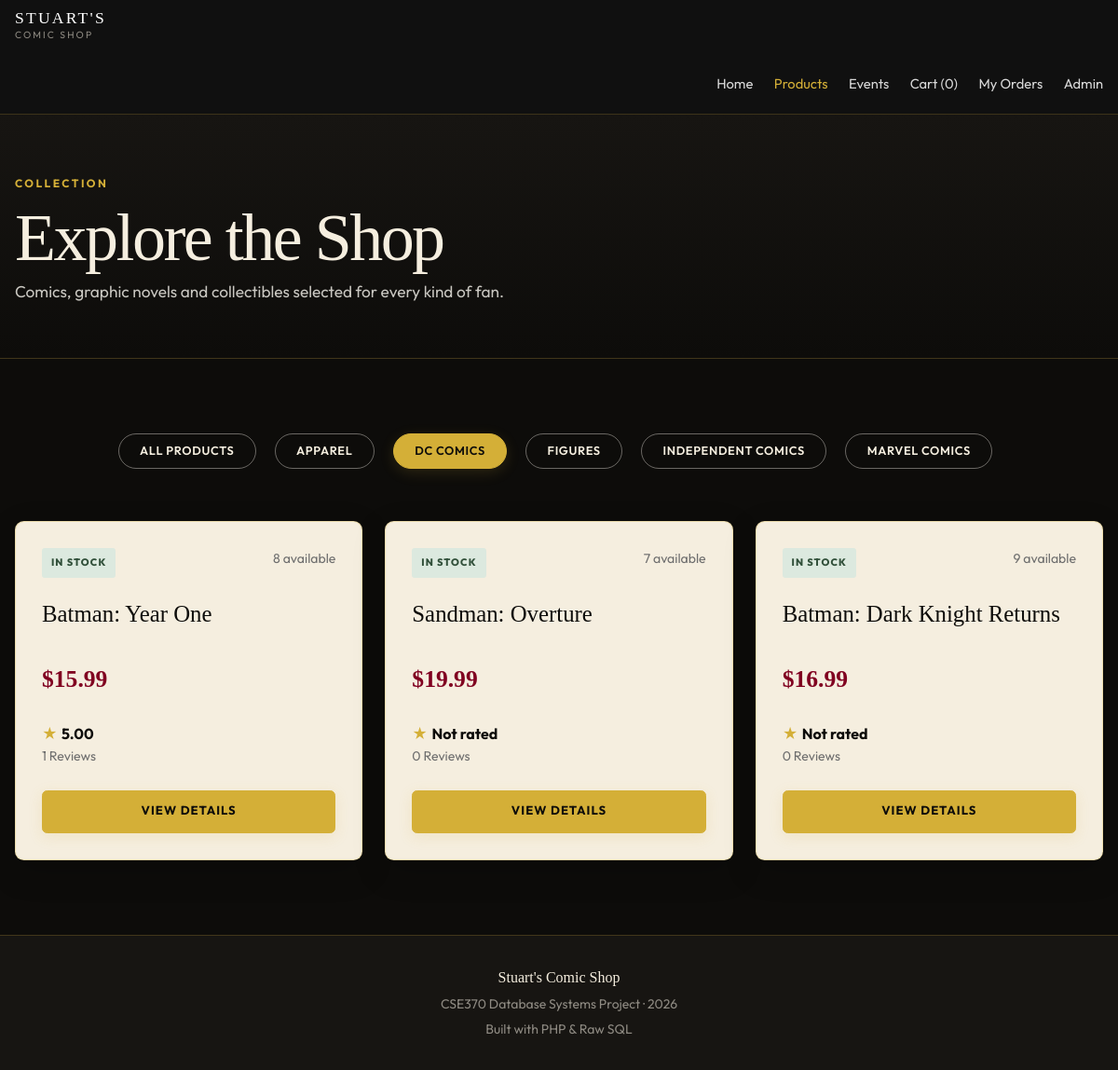
Screenshot of /products.php?category=1 with the database file from the repository.
### tables this page shows
CREATE TABLE Categories (
    category_id INT PRIMARY KEY AUTO_INCREMENT,
    name VARCHAR(50) NOT NULL UNIQUE
);

CREATE TABLE Products (
    product_id INT PRIMARY KEY AUTO_INCREMENT,
    name VARCHAR(150) NOT NULL,
    price DECIMAL(10,2) NOT NULL CHECK (price >= 0),
    stock INT NOT NULL DEFAULT 0 CHECK (stock >= 0),
    category_id INT NULL,
    CONSTRAINT fk_products_category
        FOREIGN KEY (category_id) REFERENCES Categories(category_id)
        ON DELETE SET NULL
);

### products.php (the view, shortened to what this page needs)
<?php
include "config/db.php";
$category_filter = filter_input(INPUT_GET, 'category', FILTER_VALIDATE_INT);
$cat_sql = "SELECT category_id, name FROM Categories ORDER BY name";
$cat_result = mysqli_query($conn, $cat_sql);
$categories = [];
if ($cat_result) {
    while ($row = mysqli_fetch_assoc($cat_result)) {
        $categories[] = $row;
    }
}
if ($category_filter) {
    $sql = "SELECT
                p.product_id,
                p.name,
                p.price,
                p.stock,
                prs.average_rating,
                COALESCE(prs.total_reviews, 0) AS total_reviews
            FROM Products p
            LEFT JOIN product_rating_summary prs
                ON p.product_id = prs.product_id
            WHERE p.category_id = ?
            ORDER BY p.product_id";
    $stmt = mysqli_prepare($conn, $sql);
    mysqli_stmt_bind_param($stmt, "i", $category_filter);
    mysqli_stmt_execute($stmt);
    $result = mysqli_stmt_get_result($stmt);
}
?>
<!doctype html>
<html lang="en">
<head>
    <link href="https://cdn.jsdelivr.net/npm/bootstrap@5.3.3/dist/css/bootstrap.min.css" rel="stylesheet">
    <link href="assets/css/style.css" rel="stylesheet">
</head>
<body>
<div class="site-shell">
    <nav class="navbar navbar-expand-lg site-nav" data-bs-theme="dark">
        <div class="content-width">
            <a class="navbar-brand brand-lockup" href="index.php">
                <span class="brand-main">STUART'S</span>
                <span class="brand-sub">Comic Shop</span>
            </a>
            <div class="collapse navbar-collapse" id="mainNavigation">
                <div class="navbar-nav ms-auto">
                    <a class="nav-link" href="index.php">Home</a>
                    <a class="nav-link active" href="products.php">Products</a>
                    <a class="nav-link" href="events.php">Events</a>
                    <a class="nav-link" href="cart.php">Cart (<?php echo isset($_SESSION['cart']) ? count($_SESSION['cart']) : 0; ?>)</a>
                    <a class="nav-link" href="customer/order-history.php">My Orders</a>
                    <a class="nav-link" href="admin/dashboard.php">Admin</a>
                </div>
            </div>
        </div>
    </nav>
    <main class="site-main">
        <header class="page-header">
            <div class="content-width">
                <p class="eyebrow">Collection</p>
                <h1 class="page-title">Explore the Shop</h1>
                <p class="page-intro mb-0">Comics, graphic novels and collectibles selected for every kind of fan.</p>
            </div>
        </header>
        <section class="section-space">
            <div class="content-width">
                <div class="category-filters text-center mb-5">
                    <a href="products.php" class="btn btn-sm <?php echo !$category_filter ? 'btn-premium' : 'btn-outline-premium'; ?> me-2 mb-2">All Products</a>
                    <?php foreach ($categories as $cat): ?>
                        <a href="products.php?category=<?php echo $cat['category_id']; ?>" class="btn btn-sm <?php echo $category_filter === (int)$cat['category_id'] ? 'btn-premium' : 'btn-outline-premium'; ?> me-2 mb-2">
                            <?php echo htmlspecialchars($cat['name']); ?>
                        </a>
                    <?php endforeach; ?>
                </div>
                <?php if (mysqli_num_rows($result) === 0): ?>
                    <div class="empty-state text-center">
                        <h2 class="h4">The collection is currently empty.</h2>
                        <p class="muted-text mb-0">Please check back when new products arrive.</p>
                    </div>
                <?php else: ?>
                    <div class="row g-4">
                    <?php while ($product = mysqli_fetch_assoc($result)): ?>
                        <div class="col-md-6 col-lg-4">
                            <article class="card product-card">
                    <div class="card-body">
                                    <div class="d-flex justify-content-between align-items-start gap-3 mb-4">
                                        <span class="stock-badge <?php echo (int) $product["stock"] > 0 ? "stock-in" : "stock-out"; ?>">
                                            <?php echo (int) $product["stock"] > 0 ? "In Stock" : "Out of Stock"; ?>
                                        </span>
                                        <span class="muted-text"><?php echo (int) $product["stock"]; ?> available</span>
                                    </div>
                                    <h2 class="product-name"><?php echo htmlspecialchars($product["name"]); ?></h2>
                                    <p class="price mb-4">$<?php echo number_format((float) $product["price"], 2); ?></p>
                                    <div class="mt-auto">
                                        <p class="rating mb-0">
                                            <span class="rating-star">★</span>
                                            <?php echo $product["average_rating"] === null ? "Not rated" : number_format((float) $product["average_rating"], 2); ?>
                                        </p>
                                        <p class="review-count mb-4"><?php echo (int) $product["total_reviews"]; ?> Reviews</p>
                                        <a class="btn btn-premium w-100" href="product.php?id=<?php echo (int) $product["product_id"]; ?>">View Details</a>
                                    </div>
                                </div>
                            </article>
                        </div>
                    <?php endwhile; ?>
                    </div>
                <?php endif; ?>
            </div>
        </section>
    </main>
    <footer class="site-footer">
        <div class="content-width text-center">
            <p class="footer-brand">Stuart's Comic Shop</p>
            <p class="small mb-1">CSE370 Database Systems Project · 2026</p>
            <p class="small mb-0">Built with PHP &amp; Raw SQL</p>
        </div>
    </footer>
</div>
</body>
</html>

### assets/css/style.css (style rules this page uses)
:root { --ink: #0d0c0a; --ink-soft: #171512; --paper: #f5eedf; --gold: #d4af37; --burgundy: #800020; --muted: #8e8a82; --white: #ffffff; --success: #2e7d32; --border-dark: rgba(212, 175, 55, 0.22); --border-light: rgba(13, 12, 10, 0.1); --font-sans: 'Outfit', -apple-system, BlinkMacSystemFont, "Segoe UI", Arial, sans-serif; --font-serif: 'Playfair Display', Georgia, serif; }
html { scroll-behavior: smooth; }
body { background: var(--ink); color: var(--paper); font-family: var(--font-sans); line-height: 1.65; }
h1, h2, h3, h4, .brand-main, .page-title { font-family: var(--font-serif); }
a { color: inherit; }
.site-shell { min-height: 100vh; display: flex; flex-direction: column; }
.site-main { flex: 1; }
.content-width { width: min(100% - 2rem, 1200px); margin-inline: auto; }
.site-nav { background: rgba(17, 17, 17, 0.98); border-bottom: 1px solid var(--border-dark); padding-block: 0.7rem; }
.brand-lockup { color: var(--white); line-height: 1; letter-spacing: 0.11em; text-decoration: none; }
.brand-main { display: block; font-size: 1.1rem; }
.brand-sub { display: block; margin-top: 0.28rem; color: var(--muted); font-size: 0.65rem; letter-spacing: 0.2em; text-transform: uppercase; }
.site-nav .nav-link { color: #d8d8d8; font-size: 0.92rem; margin-left: 1.4rem; padding-inline: 0 !important; }
.site-nav .nav-link:hover, .site-nav .nav-link.active { color: var(--gold); }
.eyebrow { color: var(--gold); font-size: 0.75rem; font-weight: 700; letter-spacing: 0.2em; margin-bottom: 0.8rem; text-transform: uppercase; }
.hero-text, .page-intro { color: #c9c7c1; font-size: 1.08rem; max-width: 680px; }
.btn-premium, .btn-outline-premium { border-radius: 0.35rem; font-size: 0.82rem; font-weight: 700; letter-spacing: 0.08em; min-height: 46px; padding: 0.72rem 1.35rem; text-transform: uppercase; transition: all 0.25s cubic-bezier(0.25, 0.8, 0.25, 1); }
.btn-premium { background: var(--gold); border: 1px solid var(--gold); color: var(--ink); box-shadow: 0 4px 15px rgba(212, 175, 55, 0.15); }
.btn-outline-premium { background: transparent; border: 1px solid rgba(245, 241, 232, 0.4); color: var(--paper); }
.section-space { padding: 5rem 0; }
.page-header { background: linear-gradient(180deg, var(--ink-soft), var(--ink)); border-bottom: 1px solid var(--border-dark); padding: 4rem 0 3.5rem; }
.page-title { color: var(--paper); font-size: clamp(2.6rem, 6vw, 4.8rem); letter-spacing: -0.035em; line-height: 1; }
.product-card { background: var(--paper); border: 1px solid rgba(212, 175, 55, 0.3); border-radius: 0.6rem; box-shadow: 0 12px 35px rgba(0, 0, 0, 0.18); color: var(--ink); height: 100%; transition: transform 0.3s cubic-bezier(0.25, 0.8, 0.25, 1), box-shadow 0.3s cubic-bezier(0.25, 0.8, 0.25, 1), border-color 0.3s ease; }
.product-card .card-body { display: flex; flex-direction: column; padding: 1.75rem; }
.product-name { font-size: 1.55rem; min-height: 3.5rem; }
.price { color: var(--burgundy); font-family: Georgia, "Times New Roman", serif; font-size: 1.6rem; font-weight: 700; }
.stock-badge, .type-badge, .status-badge { border-radius: 0.2rem; display: inline-block; font-size: 0.68rem; font-weight: 800; letter-spacing: 0.1em; padding: 0.42rem 0.62rem; text-transform: uppercase; }
.stock-in, .status-complete { background: #dce9df; color: #31503a; }
.rating { color: var(--ink); font-weight: 700; }
.rating-star, .review-stars { color: var(--gold); letter-spacing: 0.08em; }
.review-count, .muted-text { color: #6e6e6e; font-size: 0.88rem; }
.site-footer { background: var(--ink-soft); border-top: 1px solid var(--border-dark); color: var(--muted); padding: 2rem 0; }
.footer-brand { color: var(--paper); font-family: Georgia, "Times New Roman", serif; margin-bottom: 0.25rem; }
.category-filters { display: flex; justify-content: center; flex-wrap: wrap; gap: 0.75rem; }
.category-filters .btn { border-radius: 2rem; font-size: 0.8rem; font-weight: 600; padding: 0.55rem 1.4rem; min-height: auto; letter-spacing: 0.05em; }

### rows the page displays
categories: name "APPAREL"
categories: name "DC COMICS"
categories: name "FIGURES"
categories: name "INDEPENDENT COMICS"
categories: name "MARVEL COMICS"
products: shows "IN STOCK", stock "8", name "Batman: Year One", price "15.99", average_rating "5.00", total_reviews "1"
products: shows "IN STOCK", stock "7", name "Sandman: Overture", price "19.99", shows "Not rated", total_reviews "0"
products: shows "IN STOCK", stock "9", name "Batman: Dark Knight Returns", price "16.99", shows "Not rated", total_reviews "0"
